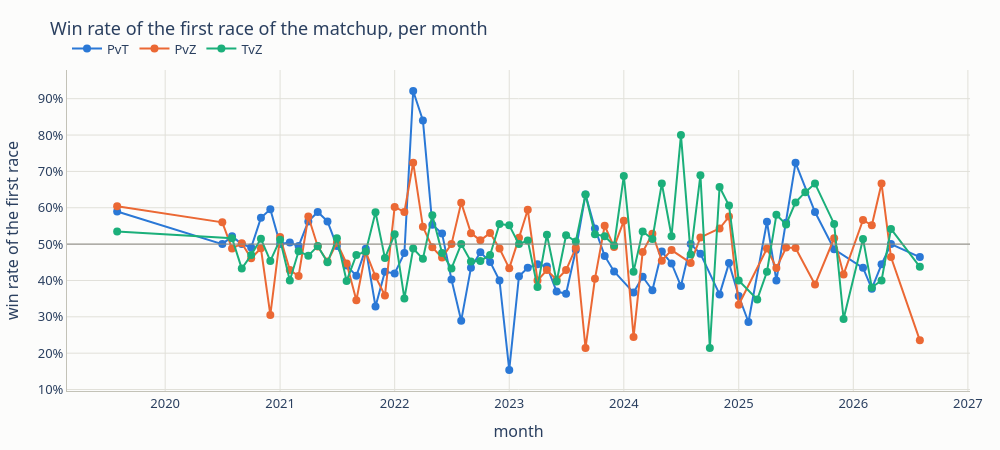

The cell this chart's notebook holds for it:
### Code cell
fig = px.line(
    balance, x="month", y="win_rate", color="matchup", markers=True, hover_data=["games"],
    category_orders={"matchup": ["PvT", "PvZ", "TvZ"]},
    title="Win rate of the first race of the matchup, per month", labels={"win_rate": "win rate of the first race"},
)
fig.update_yaxes(tickformat=".0%")
fig.add_hline(y=0.5, line_color="#898781", line_width=1)
viz.show(fig, "level_2_balance_by_month")
